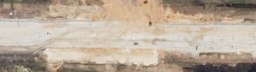
#> input picture data/base_course/1.jpg, 256 x 72 px, shrunk from 1280 x 360 before the run
$ python -i descriptors.py   (imports and definitions only)
#> lines starting #> are read from the running program, lines starting #| are printed output that depends on the picture; after the words box and inside, x2 and y2 are one past the last pixel; in counts of white or black regions, pixels touching at a corner belong together
"""
Descriptors Module for Road Surface Layer Analyzer
Implements boundary and region descriptors for shape analysis.

CSC566 Image Processing Mini Project
"""

import cv2
import numpy as np
from typing import Dict, List, Tuple, Optional
from skimage.measure import regionprops, label


# =============================================================================
# Boundary Representations
# =============================================================================

def extract_boundary(
    binary_image: np.ndarray,
    method: str = "contour"
) -> List[np.ndarray]:
    """
    Extract boundaries from binary image.

    Args:
        binary_image: Binary image
        method: Extraction method ("contour" or "gradient")

    Returns:
        List of boundary point arrays
    """
    if method == "contour":
        contours, _ = cv2.findContours(
            binary_image.astype(np.uint8),
            cv2.RETR_EXTERNAL,
            cv2.CHAIN_APPROX_NONE
        )
        return [c.squeeze() for c in contours if len(c) > 2]

    elif method == "gradient":
        kernel = np.ones((3, 3), np.uint8)
        gradient = cv2.dilate(binary_image, kernel) - cv2.erode(binary_image, kernel)
        coords = np.where(gradient > 0)
        return [np.column_stack((coords[1], coords[0]))]

    else:
        raise ValueError(f"Unknown method: {method}")


def compute_chain_code(
    boundary: np.ndarray,
    connectivity: int = 8
) -> np.ndarray:
    """
    Compute Freeman chain code for boundary.

    Args:
        boundary: Boundary points as (N, 2) array
        connectivity: 4 or 8 connectivity

    Returns:
        Chain code array
    """
    if len(boundary) < 2:
        return np.array([])

    # Direction lookup for 8-connectivity
    # Direction: 0=E, 1=NE, 2=N, 3=NW, 4=W, 5=SW, 6=S, 7=SE
    if connectivity == 8:
        directions = {
            (1, 0): 0,   # East
            (1, -1): 1,  # Northeast
            (0, -1): 2,  # North
            (-1, -1): 3, # Northwest
            (-1, 0): 4,  # West
            (-1, 1): 5,  # Southwest
            (0, 1): 6,   # South
            (1, 1): 7    # Southeast
        }
    else:  # 4-connectivity
        directions = {
            (1, 0): 0,   # East
            (0, -1): 1,  # North
            (-1, 0): 2,  # West
            (0, 1): 3    # South
        }

    chain_code = []

    for i in range(len(boundary) - 1):
        dx = np.sign(boundary[i + 1][0] - boundary[i][0])
        dy = np.sign(boundary[i + 1][1] - boundary[i][1])

        direction = (int(dx), int(dy))

        if direction in directions:
            chain_code.append(directions[direction])

    return np.array(chain_code)


# [24 lines left out: function normalize_chain_code, not called in this run]


def chain_code_histogram(
    chain_code: np.ndarray,
    connectivity: int = 8
) -> np.ndarray:
    """
    Compute histogram of chain code directions.

    Args:
        chain_code: Chain code array
        connectivity: 4 or 8 connectivity

    Returns:
        Normalized histogram
    """
    n_bins = connectivity
    hist, _ = np.histogram(chain_code, bins=n_bins, range=(0, n_bins), density=True)
    return hist


# =============================================================================
# Fourier Descriptors
# =============================================================================

def compute_fourier_descriptors(
    boundary: np.ndarray,
    n_descriptors: int = None
) -> np.ndarray:
    """
    Compute Fourier descriptors of boundary.

    Args:
        boundary: Boundary points as (N, 2) array
        n_descriptors: Number of descriptors to return (None = all)

    Returns:
        Fourier descriptor array
    """
    if len(boundary) < 4:
        return np.array([])

    # Convert boundary to complex representation
    complex_boundary = boundary[:, 0] + 1j * boundary[:, 1]

    # Compute FFT
    descriptors = np.fft.fft(complex_boundary)

    # Take magnitude for rotation invariance
    descriptors = np.abs(descriptors)

    # Normalize by first descriptor (scale invariance)
    if descriptors[0] != 0:
        descriptors = descriptors / descriptors[0]

    if n_descriptors is not None:
        descriptors = descriptors[:n_descriptors]

    return descriptors


# [35 lines left out: function reconstruct_from_fourier, not called in this run]


# =============================================================================
# Region Descriptors
# =============================================================================

def compute_region_descriptors(
    labeled_image: np.ndarray,
    intensity_image: Optional[np.ndarray] = None
) -> List[Dict]:
    """
    Compute descriptors for labeled regions.

    Args:
        labeled_image: Labeled region image
        intensity_image: Optional intensity image for additional features

    Returns:
        List of region descriptor dictionaries
    """
    props = regionprops(labeled_image, intensity_image=intensity_image)

    results = []
    for prop in props:
        region_dict = {
            # Basic measurements
            "label": prop.label,
            "area": prop.area,
            "perimeter": prop.perimeter,
            "centroid": prop.centroid,
            "bbox": prop.bbox,

            # Shape descriptors
            "eccentricity": prop.eccentricity,
            "solidity": prop.solidity,
            "extent": prop.extent,
            "orientation": prop.orientation,

            # Computed descriptors
            "compactness": compute_compactness(prop.area, prop.perimeter),
            "circularity": compute_circularity(prop.area, prop.perimeter),
            "aspect_ratio": compute_aspect_ratio(prop.bbox),

            # Moments
            "moments_hu": prop.moments_hu.tolist() if hasattr(prop, 'moments_hu') else None
        }

        # Intensity features if available
        if intensity_image is not None:
            region_dict["mean_intensity"] = prop.mean_intensity
            region_dict["min_intensity"] = prop.min_intensity
            region_dict["max_intensity"] = prop.max_intensity

        results.append(region_dict)

    return results


def compute_compactness(area: float, perimeter: float) -> float:
    """
    Compute compactness (4 * pi * area / perimeter^2).
    Circle = 1, more complex shapes > 1.

    Args:
        area: Region area
        perimeter: Region perimeter

    Returns:
        Compactness value
    """
    if perimeter == 0:
        return 0
    return (perimeter ** 2) / (4 * np.pi * area)


def compute_circularity(area: float, perimeter: float) -> float:
    """
    Compute circularity (inverse of compactness, normalized).
    Circle = 1, non-circular < 1.

    Args:
        area: Region area
        perimeter: Region perimeter

    Returns:
        Circularity value (0-1)
    """
    if perimeter == 0:
        return 0
    return (4 * np.pi * area) / (perimeter ** 2)


def compute_aspect_ratio(bbox: Tuple) -> float:
    """
    Compute aspect ratio from bounding box.

    Args:
        bbox: Bounding box (min_row, min_col, max_row, max_col)

    Returns:
        Aspect ratio (width / height)
    """
    min_row, min_col, max_row, max_col = bbox
    height = max_row - min_row
    width = max_col - min_col

    if height == 0:
        return 0
    return width / height


def compute_euler_number(binary_image: np.ndarray) -> int:
    """
    Compute Euler number (C - H where C = components, H = holes).

    Args:
        binary_image: Binary image

    Returns:
        Euler number
    """
    # Label connected components
    labeled = label(binary_image)
    n_components = labeled.max()

    # Count holes (background regions inside objects)
    labeled_bg = label(1 - binary_image)
    # Exclude the main background (label 1)
    n_holes = labeled_bg.max() - 1

    return n_components - n_holes


# =============================================================================
# Combined Descriptor Extraction
# =============================================================================

def extract_all_descriptors(
    binary_image: np.ndarray,
    intensity_image: Optional[np.ndarray] = None
) -> Dict:
    """
    Extract all descriptors from binary image.

    Args:
        binary_image: Binary image
        intensity_image: Optional grayscale image

    Returns:
        Dictionary with all descriptors
    """
    # Label regions
    labeled = label(binary_image)

    # Get boundaries
    boundaries = extract_boundary(binary_image)

    descriptors = {
        "n_regions": labeled.max(),
        "euler_number": compute_euler_number(binary_image),
        "regions": [],
        "boundaries": []
    }

    # Region descriptors
    descriptors["regions"] = compute_region_descriptors(labeled, intensity_image)

    # Boundary descriptors for each boundary
    for i, boundary in enumerate(boundaries):
        if len(boundary) > 3:
            chain = compute_chain_code(boundary)
            fourier = compute_fourier_descriptors(boundary, n_descriptors=20)

            boundary_desc = {
                "index": i,
                "n_points": len(boundary),
                "chain_code_length": len(chain),
                "chain_code_histogram": chain_code_histogram(chain).tolist(),
                "fourier_descriptors": fourier.tolist()[:10]  # First 10
            }
            descriptors["boundaries"].append(boundary_desc)

    return descriptors


# [34 lines left out: function compare_shapes, not called in this run]

>>> import cv2
>>> picture = cv2.imread('../data/base_course/1.jpg', cv2.IMREAD_GRAYSCALE)
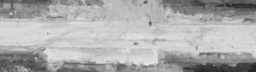
#> picture: shape (72, 256); min 33, max 231, mean 171.6
>>> result = extract_all_descriptors(picture)
#> in extract_all_descriptors, `labeled = label(binary_image)`:
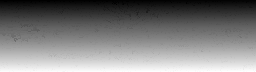
#> labeled: shape (72, 256) int64; min 1, max 13896, mean 6825.7; drawn with min black and max white
#> in extract_boundary, `contours, _ = cv2.findContours( binary_image.astype(np.uint8), cv2.RET..`: contours = 1 contour; box (x1, y1, x2, y2) and area: (0, 0, 256, 72) 18105
#> in extract_all_descriptors, `boundaries = extract_boundary(binary_image)`: boundaries = 1 item
#> in compute_euler_number, `n_components = labeled.max()`: n_components = 13896
#> in compute_euler_number, `n_holes = labeled_bg.max() - 1`: n_holes = 13895
#> in extract_all_descriptors, `descriptors = { "n_regions": labeled.max(), "euler_number": compute_eu..`: descriptors = {'n_regions': 13896, 'euler_number': 1, 'regions': [], 'boundaries': []}
#> in compute_region_descriptors, `props = regionprops(labeled_image, intensity_image=intensity_image)`: props = 13896 regions
#> the loop in compute_region_descriptors, `for prop in props:` made 13896 passes
#> (min_col in compute_aspect_ratio, max_row in compute_aspect_ratio, max_col in compute_aspect_ratio, height in compute_aspect_ratio, width in compute_aspect_ratio) on passes 1 to 3: (0, 1, 1, 1, 1), (1, 1, 2, 1, 1), (2, 1, 3, 1, 1)
#> after the loop in compute_region_descriptors, `for prop in props:`: results = 13896 items
#> the loop in extract_all_descriptors, `for i, boundary in enumerate(boundaries):` made 1 pass
#> (n_bins in chain_code_histogram, hist in chain_code_histogram) on pass 1: (8, [0.392, 0, 0.109, 0, 0.39, 0, 0.109, 0])
#> result = 4 items
